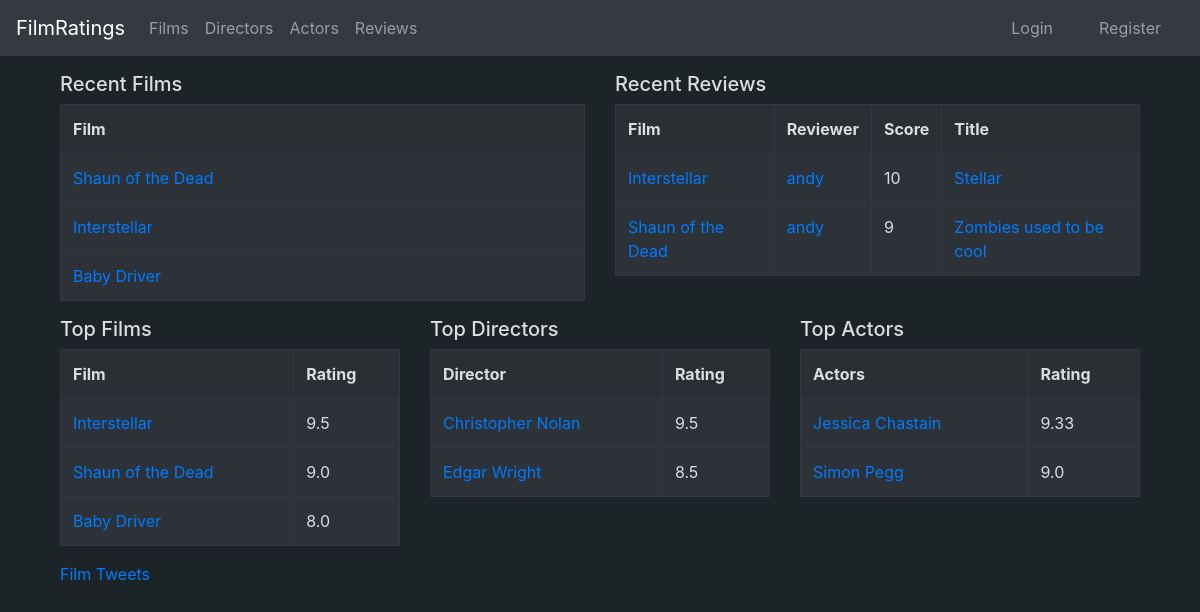
The page / on the database its author committed.
### application/films/models.py (models this page shows, shortened)
class Film(Base):
    name = db.Column(db.String(400), nullable=False)
    description = db.Column(db.String(1200), nullable=True)
    year = db.Column(db.Integer, nullable=True)
    director_id = db.Column(db.Integer, db.ForeignKey('director.id'), nullable = True)
    poster = db.Column(db.String(400), nullable=True)
    actors = db.relationship("FilmActor", cascade="all, delete-orphan")
    ratings = db.relationship("Rating", cascade="all, delete-orphan")
    @staticmethod
    def recent_films():
        stmt = text("SELECT * FROM Film ORDER BY Film.date_modified desc limit 5")
        res = db.engine.execute(stmt)
        recent = []
        for row in res:
            recent.append([row.name, row.id])
        return recent
    @staticmethod
    def top_films():
        stmt = text("SELECT name, id, avg(Rating.score) AS avg FROM Film, Rating WHERE Film.id = rating.film_id GROUP BY Film.id ORDER BY avg DESC LIMIT 5")
        res = db.engine.execute(stmt)
        top = []
        for row in res:
            top.append([row.name, row.id, round(row.avg, 2)])
        return top

### application/ratings/models.py (models this page shows, shortened)
class Rating(db.Model):
    user_id = db.Column(db.Integer, db.ForeignKey('account.id'), nullable=False, primary_key=True)
    film_id = db.Column(db.Integer, db.ForeignKey('film.id'), nullable=False, primary_key=True)
    date_created = db.Column(db.DateTime, default=db.func.current_timestamp())
    date_modified = db.Column(db.DateTime, default=db.func.current_timestamp(),
        onupdate=db.func.current_timestamp())
    score = db.Column(db.Integer, nullable=False)
    title = db.Column(db.String(100), nullable=True)
    review = db.Column(db.String(10000), nullable=True)
    @staticmethod
    def recent_reviews():
        stmt = text("SELECT Film.name, Film.id, Account.username, Account.id, rating.score, rating.review, rating.title FROM Rating, Account, Film"
        " WHERE length(Rating.review) > 0 AND Rating.user_id = Account.id AND Rating.film_id = Film.id ORDER BY Rating.date_modified desc limit 5")
        res = db.engine.execute(stmt)
        recent = []
        for row in res:
            recent.append([row[0], row[1], row[2], row[3], row[4], row[5], row[6]])
        return recent

### application/auth/models.py (models this page shows, shortened)
class User(Base):
    __tablename__ = "account"
    name= db.Column(db.String(144), nullable=False)
    username = db.Column(db.String(144), nullable=False)
    password = db.Column(db.String(144), nullable=False)
    urole = db.Column(db.String(80), nullable = False)
    bio = db.Column(db.String(1200), nullable = True)
    ratings = db.relationship("Rating", cascade="all, delete-orphan")

### application/directors/models.py (models this page shows, shortened)
class Director(Base):
    name = db.Column(db.String(400), nullable=False)
    nationality = db.Column(db.String(400), nullable = True)
    age = db.Column(db.String(3), nullable = True)
    bio = db.Column(db.String(1200), nullable = True)
    films = db.relationship("Film", backref='account', lazy=True)
    @staticmethod
    def top_directors():
        stmt = text("SELECT director.id, director.name, AVG(Rating.score) as avg FROM Director, Rating, FILM WHERE Director.id = Film.director_id "
        "AND Film.id = rating.film_id GROUP BY director.id Order By avg desc LIMIT 5")
        res = db.engine.execute(stmt)
        top = []
        for row in res:
            top.append([row.name, row.id, round(row.avg, 2)])
        return top

### application/actors/models.py (models this page shows, shortened)
class Actor(Base):
    name = db.Column(db.String(400), nullable=False)
    nationality = db.Column(db.String(400), nullable = True)
    age = db.Column(db.String(3), nullable = True)
    bio = db.Column(db.String(1200), nullable = True)
    films = db.relationship("FilmActor", cascade="all, delete-orphan")
    @staticmethod
    def top_actors():
        stmt = text("SELECT Actor.name, Actor.id, AVG(Rating.score) AS avg FROM Actor, Rating, Film_actor, Film"
        " WHERE Film_actor.actor_id = Actor.id AND film_actor.film_id = Film.id "
        " AND Film.id = Rating.film_id GROUP BY Actor.id ORDER BY avg DESC LIMIT 5")
        res = db.engine.execute(stmt)
        top = []
        for row in res:
            top.append([row.name, row.id, round(row.avg, 2)])
        return top

### application/views.py (the view)
@app.route("/")
def welcome():
    films = Film.top_films()
    directors = Director.top_directors()
    actors = Actor.top_actors()
    recent_films = Film.recent_films()
    recent_reviews = Rating.recent_reviews()
    return render_template("index.html", top_films = films, top_directors = directors, top_actors = actors,
            recent_films = recent_films, recent_reviews = recent_reviews)

### application/templates/index.html (shortened to what this page needs)
{% extends "layout.html" %}
{% block body %}
<div class="container">
    <div class="row">
        {% if recent_films != None %}
            <div class="col-md">
                <h5>Recent Films</h5>
                <table class="table table-bordered table-dark">
                    <tr style="background-color:#292F33">
                        <th style="color:#d9dee0">Film</th>
                    </tr>
                    {% for film in recent_films %}
                        <tr style="background-color:#2c3238">
                            <td>
                                <a href="{{ url_for('films_show', film_id=film[1])}}">{{film[0]}}</a>
                            </td>
                        </tr>
                    {% endfor %}
                </table>
            </div>
        {% endif %}
        {% if recent_reviews != None %}
            <div class="col-md">
                <h5>Recent Reviews</h5>
                <table class="table table-bordered table-dark">
                    <tr style="background-color:#292F33;color:#d9dee0">
                        <th>Film</th>
                        <th>Reviewer</th>
                        <th>Score</th>
                        <th>Title</th>
                    </tr>
                    {% for review in recent_reviews %}
                        <tr style="background-color:#2c3238;color:#d9dee0">
                            <td>
                                <a href="{{ url_for('films_show', film_id=review[1])}}">{{review[0]}}</a>
                            </td>
                            <td>
                                <a href="{{ url_for('user_profile', user_id = review[3])}}">{{review[2 ]}}</a>
                            </td>
                            <td>
                                {{review[4]}}
                            </td>
                            <td>
                                <a href="{{url_for('ratings_show', film_id = review[1], user_id = review[3])}}">{{review[6]}}</a>
                            </td>
                        </tr>
                    {% endfor %}
                </table>
            </div>
        {% endif %}
    </div>
    <div class="row">
        {% if top_films != None %}
            <div class="col-md">
                <h5>Top Films</h5>
                <table class="table table-bordered table-dark">
                    <tr style="background-color:#292F33; color:#d9dee0">
                        <th>Film</th>
                        <th>Rating</th>
                    </tr>
                    {% for film in top_films %}
                        <tr style="background-color:#2c3238; color:#d9dee0">
                            <td>
                                <a href="{{ url_for('films_show', film_id=film[1])}}">{{film[0]}}</a>
                            </td>
                            <td>
                                {{film[2]}}
                            </td>
                        </tr>
                    {% endfor %}
                </table>
            </div>
        {% endif %}
        {% if top_directors != None %}
            <div class="col-md">
                <h5>Top Directors</h5>
                <table class="table table-bordered table-dark">
                    <tr style="background-color:#292F33; color:#d9dee0">
                        <th>Director</th>
                        <th>Rating</th>
                    </tr>
                    {% for director in top_directors %}
                        <tr style="background-color:#2c3238; color:#d9dee0">
                            <td>
                                <a href="{{ url_for('directors_show', director_id=director[1])}}">{{director[0]}}</a>
                            </td>
                            <td>
                                {{director[2]}}
                            </td>
                        </tr>
                    {% endfor %}
                </table>
            </div>
        {% endif %}
        {% if top_actors != None %}
            <div class="col-md">
                <h5>Top Actors</h5>
                <table class="table table-bordered table-dark">
                    <tr style="background-color:#292F33;color:#d9dee0">
                        <th>Actors</th>
                        <th>Rating</th>
                    </tr>
                    {% for actor in top_actors %}
                        <tr style="background-color:#2c3238;color:#d9dee0">
                            <td>
                                <a href="{{ url_for('actors_show', actor_id=actor[1])}}">{{actor[0]}}</a>
                            </td>
                            <td>
                                {{actor[2]}}
                            </td>
                        </tr>
                    {% endfor %}
                </table>
            </div>
        {% endif %}
    </div>
    <div class="row">
        <div class="col-sm">
            <a class="twitter-timeline" data-theme="dark" data-link-color="#2B7BB9" href="https://twitter.com/KufdonHS/lists/film-twitter?ref_src=twsrc%5Etfw">Film Tweets</a>
        </div>
    </div>
</div>
{% endblock %}

### application/templates/layout.html (shortened to what this page needs)
<!DOCTYPE html>
<html>
  <head>
    <link rel="stylesheet" href="https://maxcdn.bootstrapcdn.com/bootstrap/4.0.0/css/bootstrap.min.css"
>
  </head>
  <body style="background-color:rgb(28, 36, 40); color:#d9dee0">
    <nav class="navbar navbar-expand-md navbar-dark bg-dark fixed-top mb-4">
      <a href="/" class="navbar-brand" href="#">FilmRatings</a>
      <div class="collapse navbar-collapse" id="navbarCollapse">
        <ul class="navbar-nav mr-auto">
          <li class="nav-item">
            <a class="nav-link" href="{{ url_for('films_index') }}">Films</a>
          </li>
          <li class="nav-item">
            <a class="nav-link" href="{{url_for('directors_index') }}">Directors</a>
          </li>
          <li class="nav-item">
            <a class="nav-link" href="{{url_for('actors_index') }}">Actors</a>
          </li>
            <li class="nav-item">
              <a class="nav-link" href="{{url_for('reviews_index') }}">Reviews</a>
            </li>
        </ul>
        <div class ="form-inline ">
            <ul class="navbar-nav mr-auto">
            {% if current_user.is_authenticated %}
            <li class="nav-item dropdown">
                <a class="nav-link dropdown-toggle" href="#" id="navbarDropdown" role="button" data-toggle="dropdown" aria-haspopup="true" aria-expanded="false">
                  {{current_user.name}}
                </a>
                <div class="dropdown-menu" aria-labelledby="navDropdown" style="background-color:#2c3238">
                    {% if current_user.urole == "DEFAULT" %}
                    <a class="dropdown-item" href="{{url_for('user_ratings_index') }}" style="color:#6c757d">My Ratings</a>
                    {% endif %}
                    <a class="dropdown-item" href="{{ url_for('user_profile', user_id = current_user.id) }}" style="color:#6c757d">Profile</a>
                    <a class="dropdown-item" href="{{ url_for('user_settings', user_id = current_user.id) }}" style="color:#6c757d"> Settings</a>
                    <a class="dropdown-item" href="{{ url_for('change_password', user_id = current_user.id) }}" style="color:#6c757d"> Change Password</a>
                    <a class="dropdown-item" href="{{ url_for('auth_logout') }}" style="color:#6c757d"> Logout</a>
                </div>
            </li>
            </ul>
            <div class="col-sm"></div>
            <div class="col-sm"></div>
            <div class="col-sm"></div>
            {% else %}
            <div class="container">
              <div class="row">
                <div class="col-md">
                  <a class="nav-link" href="{{ url_for('auth_login') }} "> Login </a>
                </div>
                <div class="col-md">
                  <a class="nav-link" href="{{ url_for('signup_form') }}" >Register </a>
                </div>
              </div>
            </div>
            {% endif %}
        </div>
      </div>
    </nav>
    <br/><br/><br/>
    <main role="main" class="container">
      {% block body %}{% endblock %}
    </main>
  </body>
</html>

### rows shown on the page
Film: name "Shaun of the Dead", film "9.0"
Film: name "Interstellar", film "9.5"
Film: name "Baby Driver", film "8.0"
Rating: name "Interstellar", username "andy", score "10", title "Stellar"
Rating: name "Shaun of the Dead", username "andy", score "9", title "Zombies used to be cool"
Director: name "Christopher Nolan", director "9.5"
Director: name "Edgar Wright", director "8.5"
Actor: name "Jessica Chastain", actor "9.33"
Actor: name "Simon Pegg", actor "9.0"
